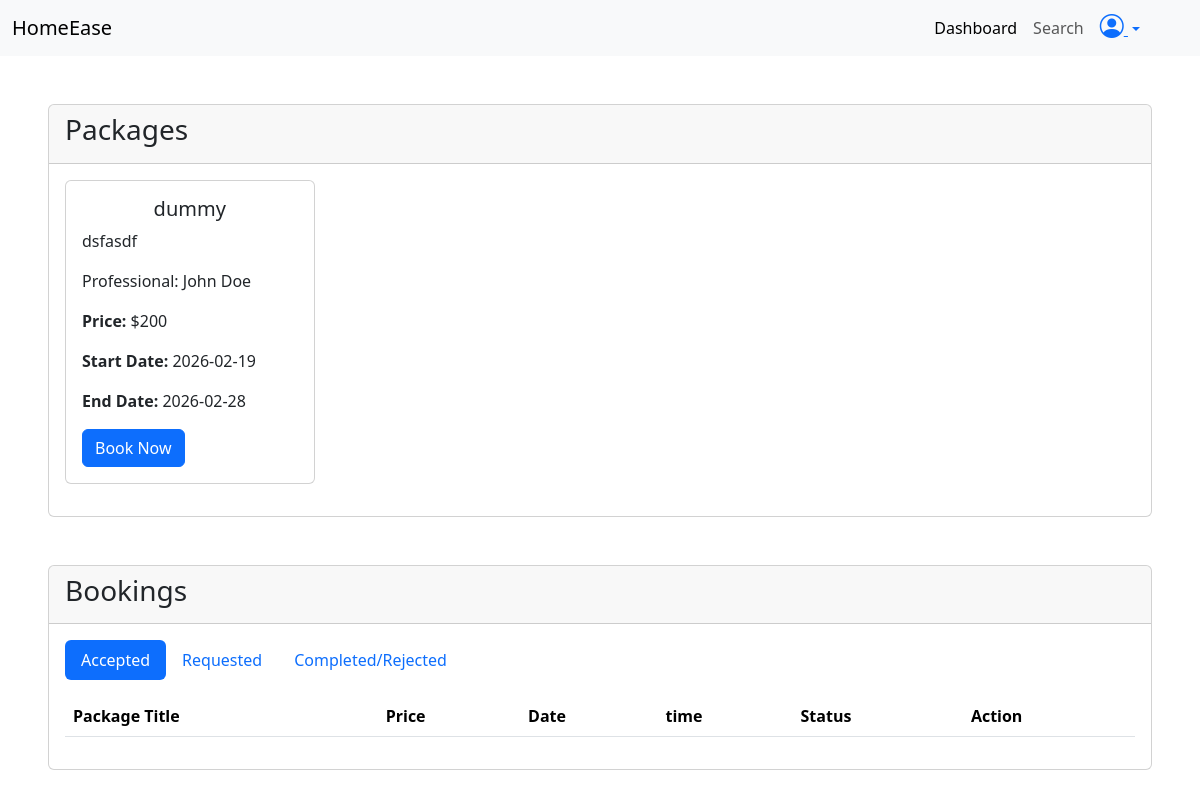
/customer/dashboard (signed in), run on an earlier commit of the app's database.
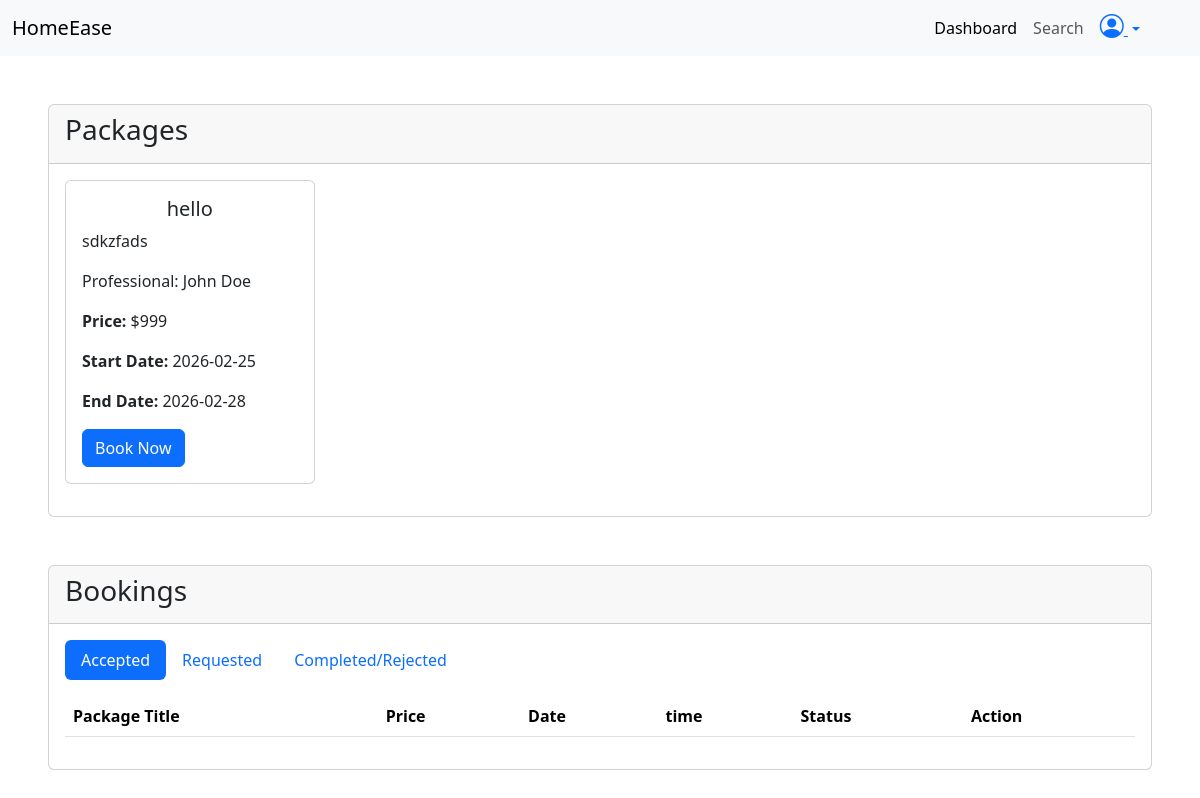
And on a later commit of the database.
### application/models.py (models this page shows, shortened)
class Package(db.Model):
    id = db.Column(db.Integer, primary_key =True , autoincrement=True)
    title = db.Column(db.String, unique=True , nullable=False)
    price = db.Column(db.String , nullable=False)
    description= db.Column(db.String , nullable=False)
    prof_id = db.Column(db.Integer ,db.ForeignKey("professional.id") , nullable=False )
    status = db.Column(db.String, nullable=False)
    start_date = db.Column(db.Date , nullable =False)
    end_date = db.Column(db.Date , nullable =False)
    bookings = db.relationship("Booking", backref="package", lazy=True)

class Professional(db.Model, UserMixin):
    id = db.Column(db.Integer, primary_key =True , autoincrement=True)
    email = db.Column(db.String, unique=True , nullable=False)
    password = db.Column(db.String , nullable=False)
    name = db.Column(db.String , nullable=False)
    address = db.Column(db.String, nullable=False)
    mobile = db.Column(db.String, nullable=False)
    experiance = db.Column(db.String,nullable = False)
    status = db.Column(db.String, nullable=False)
    resume_url = db.Column(db.String, nullable=False)
    packages = db.relationship("Package", backref="professional", lazy=True)
    bookings = db.relationship("Booking", backref="professional", lazy=True)

### application/routes.py (the view)
@app.route("/customer/dashboard")
@login_required
def customer_dashboard():
    packs = db.session.query(Package).filter_by(status="Active").all()
    bookings = current_user.bookings
    packages = []
    for pack in packs:
        print(pack.start_date , pack.end_date)
        print(datetime.now().date())
        print(type(pack.start_date) , type(datetime.now().date()))
        if pack.start_date <= datetime.now().date() <= pack.end_date:
            packages.append(pack)
    return render_template("customer/dashboard.html" , cu=current_user, packages=packages, bookings=bookings)

### app.py (called while the page is built)
def create_app():
    app = Flask(__name__ , )
    app.config["SQLALCHEMY_DATABASE_URI"] = "sqlite:///mydb.sqlite3"
    app.config["SECRET_KEY"] = "mysecretkey"
    db.init_app(app)
    login_manager = LoginManager(app)
    @login_manager.user_loader
    def load_user(email):
        user= db.session.query(Customer).filter_by(email=email).first() or \
        db.session.query(Professional).filter_by(email=email).first() or \
        db.session.query(Admin).filter_by(email=email).first()
        return user
    app.app_context().push()
    return app

### templates/customer/dashboard.html (shortened to what the changed rows need)
<!DOCTYPE html>
<html lang="en">
<head>
    <link href="https://cdn.jsdelivr.net/npm/bootstrap@5.3.8/dist/css/bootstrap.min.css" rel="stylesheet"
>
    <link rel="stylesheet" href="https://cdn.jsdelivr.net/npm/bootstrap-icons@1.13.1/font/bootstrap-icons.min.css">
</head>
<body>
    <div class="card mt-5 ms-5 me-5">
        <div class="card-body">
            <div class="row ">
                {% for package in packages %}
                <div class="col-3 ">
                    <div class="card mb-3">
                        <div class="card-body">
                            <h5 class="card-title text-center">{{ package.title }}</h5>
                            <p class="card-text">{{ package.description }}</p>
                            <p class="card-text"> Professional: {{ package.professional.name }}</p>
                            <p class="card-text"><strong>Price:</strong> ${{ package.price }}</p>
                            <p class="card-text"><strong>Start Date:</strong> {{ package.start_date }}</p>
                            <p class="card-text"><strong>End Date:</strong> {{ package.end_date }}</p>
                            <a type="button" class="btn btn-primary ms-auto" data-bs-toggle="modal"
                                data-bs-target="#bookpack{{ package.id }}">
                                Book Now
                            </a>
                        </div>
                    </div>
                </div>
                {% endfor %}
            </div>
        </div>
    </div>
    <div class="card mt-5 ms-5 me-5 mb-5">
        <div class="card-body">
            <div class="tab-content" id="pills-tabContent">
                <div class="tab-pane fade show active" id="pills-active-cust" role="tabpanel"
                    aria-labelledby="pills-active-cust-tab" tabindex="0">
                    <table class="table">
                        <thead>
                            <tr>
                                <th scope="col">Package Title</th>
                                <th scope="col">Price</th>
                                <th scope="col">Date</th>
                                <th scope="col">time</th>
                                <th scope="col">Status</th>
                                <th scope="col">Action</th>
                            </tr>
                        </thead>
                    </table>
                </div>
            </div>
        </div>
    </div>
</body>
</html>

What changed in the data, as far as the page shows it:
changed Package "John Doe": title "dummy" → "hello"; description "dsfasdf" → "sdkzfads"; price "200" → "999"; start_date "2026-02-19" → "2026-02-25"
